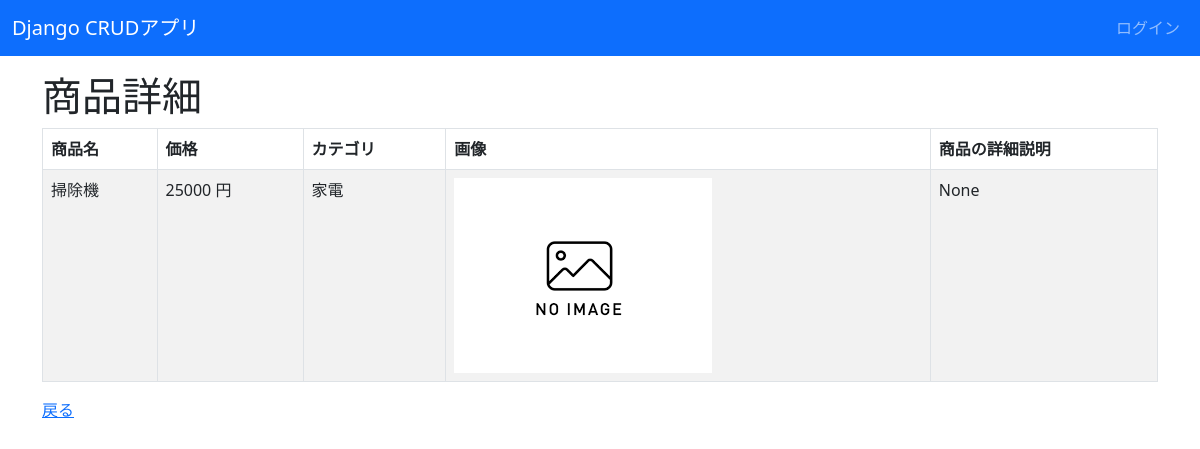
The page /crud/detail/2 on the database its author committed.
### crud/models.py (models this page shows, shortened)
class Product(models.Model):
    name = models.CharField(max_length=200)
    price = models.PositiveIntegerField()
    category = models.ForeignKey(Category, on_delete=models.CASCADE)
    img = models.ImageField(blank=True, default='noImage.png')
    explain =models.TextField(blank=True,null=True)

class Category(models.Model):
    name =models.CharField(max_length=200)
    def __str__(self):
         return self.name

### crud/views.py (the view)
# urls.py: path('crud/detail/<int:pk>', views.ProductDetailView.as_view(), name="detail"),
class ProductDetailView(DetailView):
     model = Product
     context_object_name = 'product'

### crud/templates/crud/product_detail.html (shortened to what this page needs)
{% extends "base.html" %}
 {% block content %}
<h1>商品詳細</h1>
<table class="table table-striped table-hover table-bordered">
     <thead >
         <tr>
             <th>商品名</th>
             <th>価格</th>
             <th>カテゴリ</th>
             <th>画像</th>
             <th>商品の詳細説明</th>
         </tr>
     </thead>
     <tr>
         <td>{{ product.name }}</td>
         <td>{{ product.price }} 円</td>
         <td>{{ product.category }}</td>
         <td><img src="{{ product.img.url }}" style="width:100px height:auto;"></td>
         <td>{{ product.explain }}</td>
     </tr>
</table>
<a href="{% url 'list' %}">戻る</a>
 {% endblock %}

### rows shown on the page
Product: name "掃除機", price "25000", category "家電", img (placeholder picture), explain "None"
